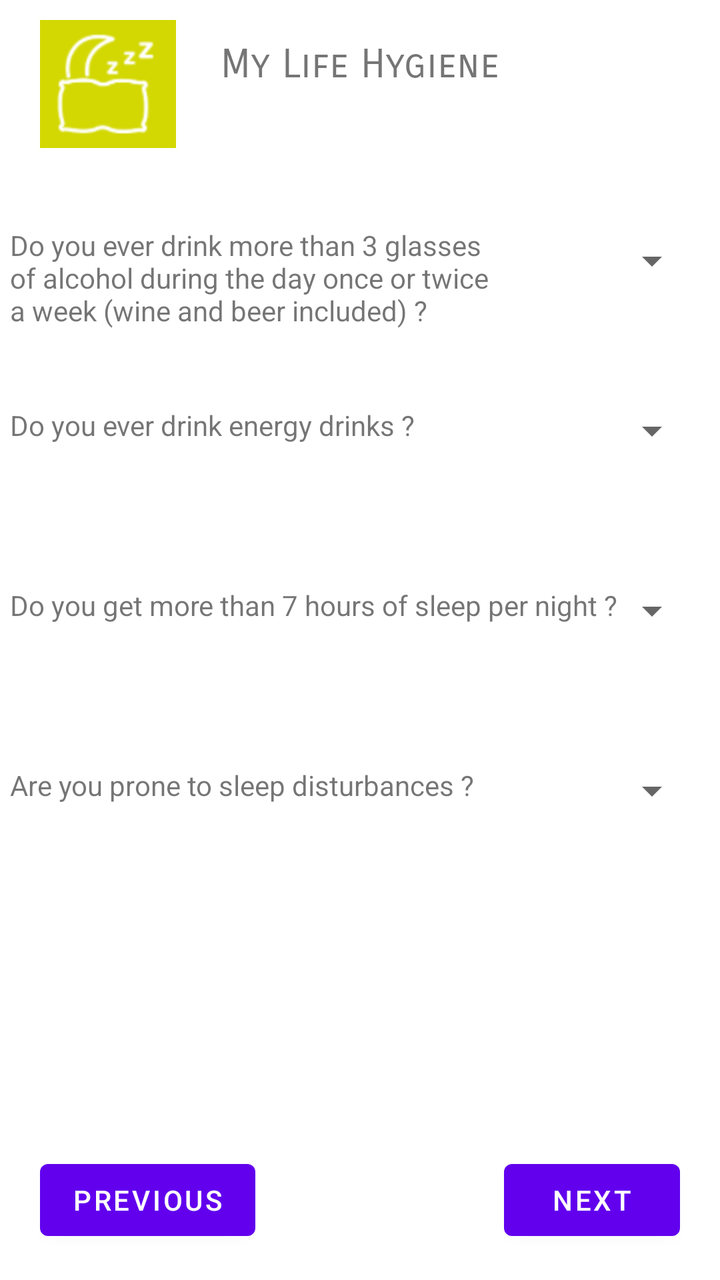
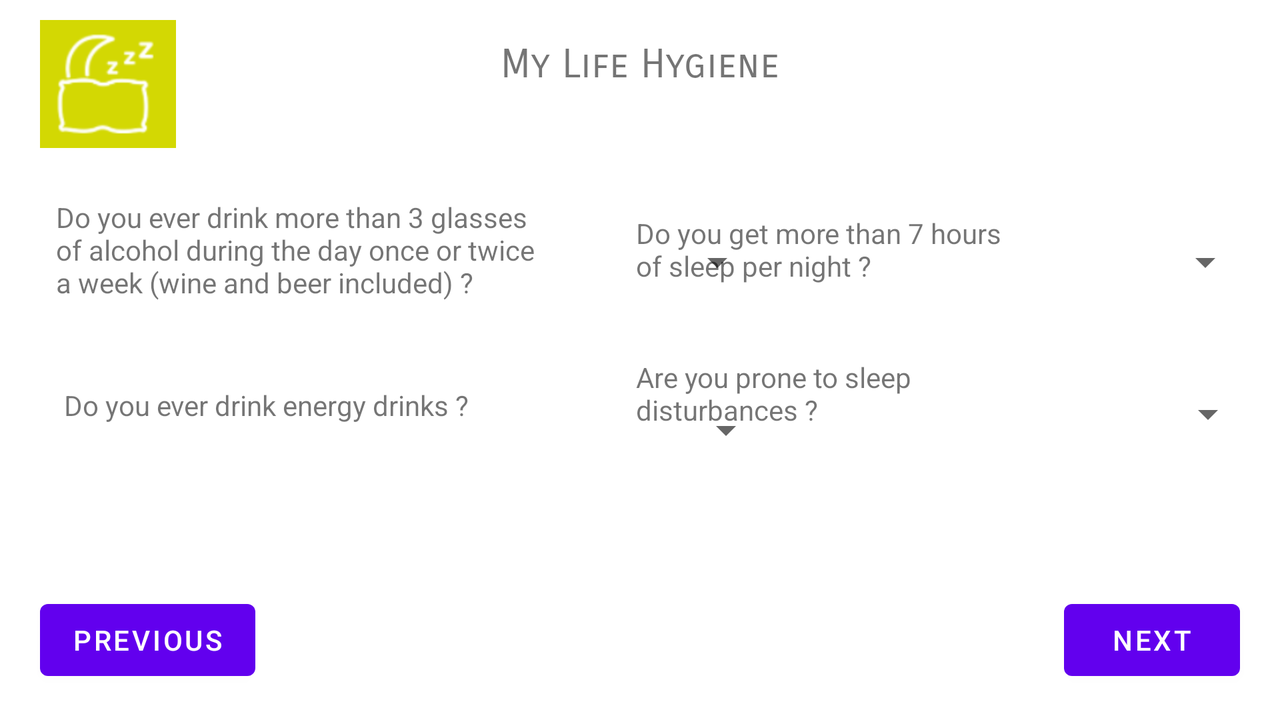

First picture: res/layout/ on a phone held upright. Second picture: the repository's own variant of that layout, on a device whose configuration matches the variant's folder. Source for both follows.
<!-- AndroidManifest.xml: application theme Theme.HeartProject -->
<!-- res/layout/activity_my_life_hygiene.xml -->
<?xml version="1.0" encoding="utf-8"?>
<androidx.constraintlayout.widget.ConstraintLayout xmlns:android="http://schemas.android.com/apk/res/android"
    xmlns:app="http://schemas.android.com/apk/res-auto"
    xmlns:tools="http://schemas.android.com/tools"
    android:layout_width="match_parent"
    android:layout_height="match_parent"
    tools:context=".ActivityMyLifeHygiene">

    <TextView
        android:id="@+id/textView34"
        android:layout_width="184dp"
        android:layout_height="43dp"
        android:layout_marginTop="20dp"
        android:fontFamily="sans-serif-smallcaps"
        android:text="@string/my_life_hygiene"
        android:textAlignment="center"
        android:textSize="20sp"
        app:layout_constraintEnd_toEndOf="parent"
        app:layout_constraintStart_toStartOf="parent"
        app:layout_constraintTop_toTopOf="parent" />

    <ImageView
        android:id="@+id/imageView9"
        android:layout_width="68dp"
        android:layout_height="64dp"
        android:layout_marginStart="20dp"
        android:layout_marginTop="10dp"
        app:layout_constraintStart_toStartOf="parent"
        app:layout_constraintTop_toTopOf="parent"
        app:srcCompat="@drawable/monhygienedevie" />

    <Button
        android:id="@+id/button14"
        android:layout_width="wrap_content"
        android:layout_height="wrap_content"
        android:layout_marginStart="20dp"
        android:layout_marginBottom="16dp"
        android:onClick="action_previous_step"
        android:text="@string/previous"
        app:layout_constraintBottom_toBottomOf="parent"
        app:layout_constraintStart_toStartOf="parent" />

    <Button
        android:id="@+id/button15"
        android:layout_width="wrap_content"
        android:layout_height="wrap_content"
        android:layout_marginEnd="20dp"
        android:layout_marginBottom="16dp"
        android:onClick="action_next_step"
        android:text="@string/next"
        app:layout_constraintBottom_toBottomOf="parent"
        app:layout_constraintEnd_toEndOf="parent" />

    <TextView
        android:id="@+id/textView35"
        android:layout_width="248dp"
        android:layout_height="74dp"
        android:layout_marginStart="5dp"
        android:layout_marginTop="50dp"
        android:text="@string/do_you_ever_drink_more_than_3_glasses_of_alcohol_during_the_day_once_or_twice_a_week"
        app:layout_constraintStart_toStartOf="parent"
        app:layout_constraintTop_toBottomOf="@+id/textView34" />

    <TextView
        android:id="@+id/textView36"
        android:layout_width="250dp"
        android:layout_height="45dp"
        android:layout_marginStart="5dp"
        android:layout_marginTop="140dp"
        android:text="@string/do_you_ever_drink_energy_drinks"
        app:layout_constraintStart_toStartOf="parent"
        app:layout_constraintTop_toBottomOf="@+id/textView34" />

    <TextView
        android:id="@+id/textView37"
        android:layout_width="wrap_content"
        android:layout_height="wrap_content"
        android:layout_marginStart="5dp"
        android:layout_marginTop="230dp"
        android:text="@string/do_you_get_more_than_7_hours_of_sleep_per_night"
        app:layout_constraintStart_toStartOf="parent"
        app:layout_constraintTop_toBottomOf="@+id/textView34" />

    <TextView
        android:id="@+id/textView38"
        android:layout_width="245dp"
        android:layout_height="40dp"
        android:layout_marginStart="5dp"
        android:layout_marginTop="320dp"
        android:text="@string/are_you_prone_to_sleep_disturbances"
        app:layout_constraintStart_toStartOf="parent"
        app:layout_constraintTop_toBottomOf="@+id/textView34" />

    <Spinner
        android:id="@+id/spinner5"
        android:layout_width="95dp"
        android:layout_height="45dp"
        android:layout_marginTop="45dp"
        android:layout_marginEnd="10dp"
        android:entries="@array/YesNo"
        app:layout_constraintEnd_toEndOf="parent"
        app:layout_constraintTop_toBottomOf="@+id/textView34" />

    <Spinner
        android:id="@+id/spinner6"
        android:layout_width="95dp"
        android:layout_height="45dp"
        android:layout_marginTop="130dp"
        android:layout_marginEnd="10dp"
        android:entries="@array/YesNo"
        app:layout_constraintEnd_toEndOf="parent"
        app:layout_constraintTop_toBottomOf="@+id/textView34" />

    <Spinner
        android:id="@+id/spinner24"
        android:layout_width="95dp"
        android:layout_height="45dp"
        android:layout_marginTop="220dp"
        android:layout_marginEnd="10dp"
        android:entries="@array/YesNo"
        app:layout_constraintEnd_toEndOf="parent"
        app:layout_constraintTop_toBottomOf="@+id/textView34" />

    <Spinner
        android:id="@+id/spinner25"
        android:layout_width="95dp"
        android:layout_height="45dp"
        android:layout_marginTop="310dp"
        android:layout_marginEnd="10dp"
        android:entries="@array/YesNo"
        app:layout_constraintEnd_toEndOf="parent"
        app:layout_constraintTop_toBottomOf="@+id/textView34" />
</androidx.constraintlayout.widget.ConstraintLayout>
<!-- resources referenced by this layout -->
<resources>
  <string-array name="YesNo">
          <item> </item>
          <item>Yes</item>
          <item>No</item>
      </string-array>
  <!-- drawable monhygienedevie: png bitmap (drawable, 5129 bytes) -->
  <string name="are_you_prone_to_sleep_disturbances">Are you prone to sleep disturbances ?</string>
  <string name="do_you_ever_drink_energy_drinks">Do you ever drink energy drinks ?</string>
  <string name="do_you_ever_drink_more_than_3_glasses_of_alcohol_during_the_day_once_or_twice_a_week">Do you ever drink more than 3 glasses of alcohol during the day once or twice a week (wine and beer included) ?</string>
  <string name="do_you_get_more_than_7_hours_of_sleep_per_night">Do you get more than 7 hours of sleep per night ?</string>
  <string name="my_life_hygiene">My Life Hygiene</string>
  <string name="next">Next</string>
  <string name="previous">Previous</string>
  <style name="Theme.HeartProject" parent="Theme.MaterialComponents.DayNight.DarkActionBar">
          
          <item name="colorPrimary">@color/purple_500</item>
          <item name="colorPrimaryVariant">@color/purple_700</item>
          <item name="colorOnPrimary">@color/white</item>
          
          <item name="colorSecondary">@color/teal_200</item>
          <item name="colorSecondaryVariant">@color/teal_700</item>
          <item name="colorOnSecondary">@color/black</item>
          
          <item name="android:statusBarColor" tools:targetApi="l">?attr/colorPrimaryVariant</item>
          
      </style>
</resources>
<!-- res/layout-land/activity_my_life_hygiene.xml (the repository's variant of the layout above) -->
<!-- drawn on the phone turned sideways -->
<?xml version="1.0" encoding="utf-8"?>
<androidx.constraintlayout.widget.ConstraintLayout xmlns:android="http://schemas.android.com/apk/res/android"
    xmlns:app="http://schemas.android.com/apk/res-auto"
    xmlns:tools="http://schemas.android.com/tools"
    android:layout_width="match_parent"
    android:layout_height="match_parent"
    tools:context=".ActivityMyLifeHygiene">

    <TextView
        android:id="@+id/textView34"
        android:layout_width="184dp"
        android:layout_height="43dp"
        android:layout_marginTop="20dp"
        android:fontFamily="sans-serif-smallcaps"
        android:text="@string/my_life_hygiene"
        android:textAlignment="center"
        android:textSize="20sp"
        app:layout_constraintEnd_toEndOf="parent"
        app:layout_constraintStart_toStartOf="parent"
        app:layout_constraintTop_toTopOf="parent" />

    <ImageView
        android:id="@+id/imageView9"
        android:layout_width="68dp"
        android:layout_height="64dp"
        android:layout_marginStart="20dp"
        android:layout_marginTop="10dp"
        app:layout_constraintStart_toStartOf="parent"
        app:layout_constraintTop_toTopOf="parent"
        app:srcCompat="@drawable/monhygienedevie" />

    <Button
        android:id="@+id/button14"
        android:layout_width="wrap_content"
        android:layout_height="wrap_content"
        android:layout_marginStart="20dp"
        android:layout_marginBottom="16dp"
        android:onClick="action_previous_step"
        android:text="@string/previous"
        app:layout_constraintBottom_toBottomOf="parent"
        app:layout_constraintStart_toStartOf="parent" />

    <Button
        android:id="@+id/button15"
        android:layout_width="wrap_content"
        android:layout_height="wrap_content"
        android:layout_marginEnd="20dp"
        android:layout_marginBottom="16dp"
        android:onClick="action_next_step"
        android:text="@string/next"
        app:layout_constraintBottom_toBottomOf="parent"
        app:layout_constraintEnd_toEndOf="parent" />

    <TextView
        android:id="@+id/textView37"
        android:layout_width="186dp"
        android:layout_height="56dp"
        android:layout_marginTop="44dp"
        android:layout_marginEnd="136dp"
        android:text="@string/do_you_get_more_than_7_hours_of_sleep_per_night"
        app:layout_constraintEnd_toEndOf="parent"
        app:layout_constraintTop_toBottomOf="@+id/textView34" />

    <TextView
        android:id="@+id/textView38"
        android:layout_width="198dp"
        android:layout_height="52dp"
        android:layout_marginTop="16dp"
        android:layout_marginEnd="124dp"
        android:text="@string/are_you_prone_to_sleep_disturbances"
        app:layout_constraintEnd_toEndOf="parent"
        app:layout_constraintTop_toBottomOf="@+id/textView37" />

    <Spinner
        android:id="@+id/spinner24"
        android:layout_width="95dp"
        android:layout_height="48dp"
        android:layout_marginTop="44dp"
        android:layout_marginEnd="8dp"
        android:entries="@array/YesNo"
        app:layout_constraintEnd_toEndOf="parent"
        app:layout_constraintHorizontal_bias="0.843"
        app:layout_constraintStart_toEndOf="@+id/textView37"
        app:layout_constraintTop_toBottomOf="@+id/textView34" />

    <Spinner
        android:id="@+id/spinner25"
        android:layout_width="95dp"
        android:layout_height="48dp"
        android:layout_marginTop="120dp"
        android:layout_marginEnd="12dp"
        android:entries="@array/YesNo"
        app:layout_constraintEnd_toEndOf="parent"
        app:layout_constraintTop_toBottomOf="@+id/textView34" />

    <TextView
        android:id="@+id/textView36"
        android:layout_width="250dp"
        android:layout_height="45dp"
        android:layout_marginStart="32dp"
        android:layout_marginTop="20dp"
        android:text="@string/do_you_ever_drink_energy_drinks"
        app:layout_constraintStart_toStartOf="parent"
        app:layout_constraintTop_toBottomOf="@+id/textView35" />

    <Spinner
        android:id="@+id/spinner5"
        android:layout_width="95dp"
        android:layout_height="48dp"
        android:layout_marginTop="44dp"
        android:layout_marginEnd="10dp"
        android:entries="@array/YesNo"
        app:layout_constraintEnd_toEndOf="parent"
        app:layout_constraintHorizontal_bias="0.045"
        app:layout_constraintStart_toEndOf="@+id/textView35"
        app:layout_constraintTop_toBottomOf="@+id/textView34" />

    <Spinner
        android:id="@+id/spinner6"
        android:layout_width="95dp"
        android:layout_height="48dp"
        android:layout_marginTop="128dp"
        android:layout_marginEnd="10dp"
        android:entries="@array/YesNo"
        app:layout_constraintEnd_toEndOf="parent"
        app:layout_constraintHorizontal_bias="0.04"
        app:layout_constraintStart_toEndOf="@+id/textView36"
        app:layout_constraintTop_toBottomOf="@+id/textView34" />

    <TextView
        android:id="@+id/textView35"
        android:layout_width="248dp"
        android:layout_height="74dp"
        android:layout_marginStart="28dp"
        android:layout_marginTop="36dp"
        android:text="@string/do_you_ever_drink_more_than_3_glasses_of_alcohol_during_the_day_once_or_twice_a_week"
        app:layout_constraintStart_toStartOf="parent"
        app:layout_constraintTop_toBottomOf="@+id/textView34" />

</androidx.constraintlayout.widget.ConstraintLayout>
